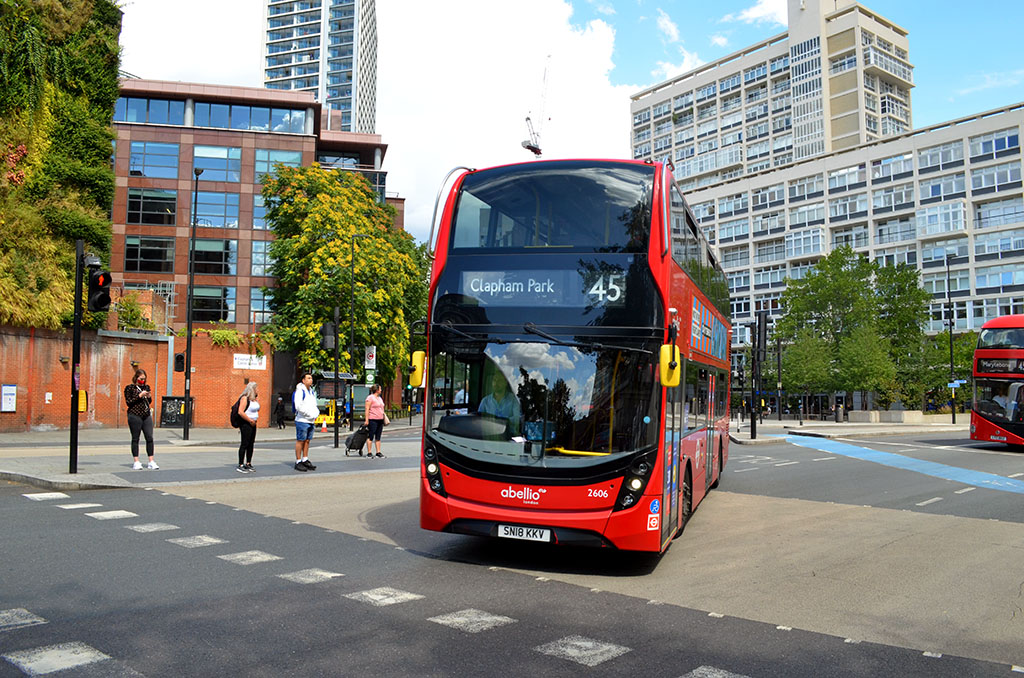
#> input picture Practicing-Coding/Python/College/Bus.jpg, 1024 x 678 px, found by its file name
$ python 2_2.py
#> lines starting #> are read from the running program, lines starting #| are printed output that depends on the picture; after the words box and inside, x2 and y2 are one past the last pixel; in counts of white or black regions, pixels touching at a corner belong together
import numpy as np
import matplotlib.pyplot as plt
import matplotlib.image as mpimg
import cv2

image=mpimg.imread('E:\Documents\GitHub\Practice-Codes\Practicing-Coding\Python\College\Bus.jpg')
#> image is the input picture: shape (678, 1024, 3); mean R, G, B 129.4, 127.9, 120.5

#converting image to gray
if len(image.shape)==3:
    image=np.mean(image,axis=2).astype(np.uint8)
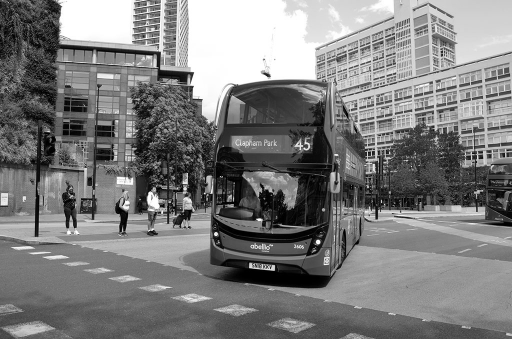
#> image: shape (678, 1024) (shown at 1/2 size); min 0, max 255, mean 125.6

global_threshold=int(np.mean(image))
#> global_threshold = 125
global_thresholded=(image>=global_threshold)*255
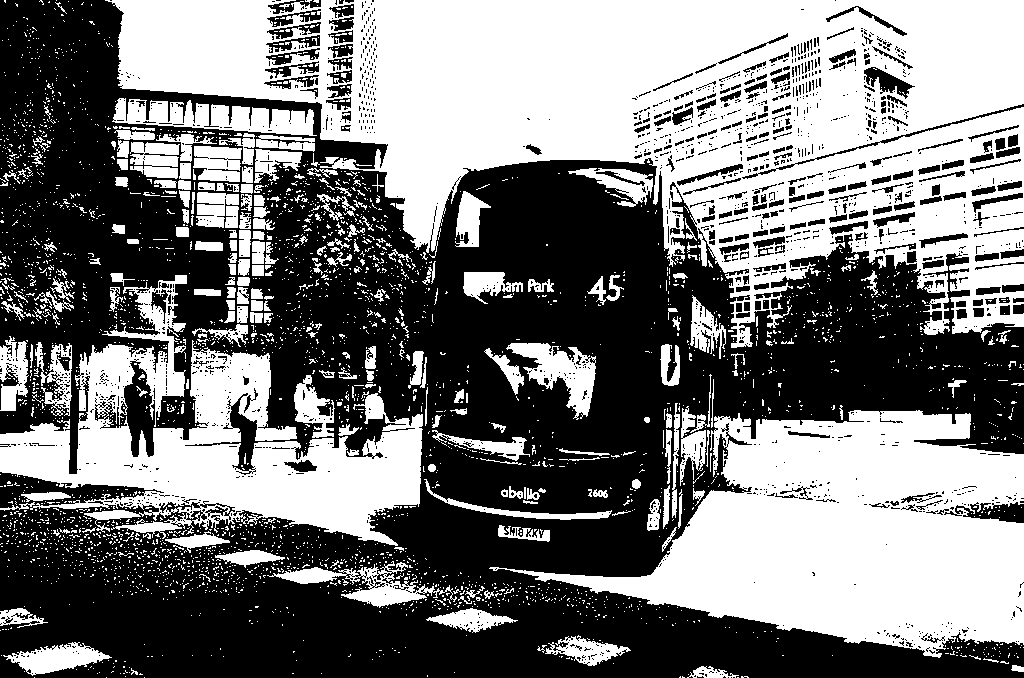
#> global_thresholded: shape (678, 1024) int64; 47.9% white; 3410 white regions (3147 under 20 px), largest, box (x1, y1, x2, y2) and area: (105, 0, 1024, 348) 158704, (489, 410, 1024, 658) 69574, (0, 275, 423, 546) 43092

block_size=10
constant_c=3

height,width=image.shape
local_thresholded=np.zeros_like(image,dtype=np.uint8)
for i in range(0,height,block_size):
    for j in range(0,width,block_size):
        block=image[i:i + block_size, j:j +block_size]
        block_mean=np.mean(block)
        threshold=block_mean-constant_c
        local_thresholded[i:i+block_size,j:j+block_size]=(block>=threshold)*255
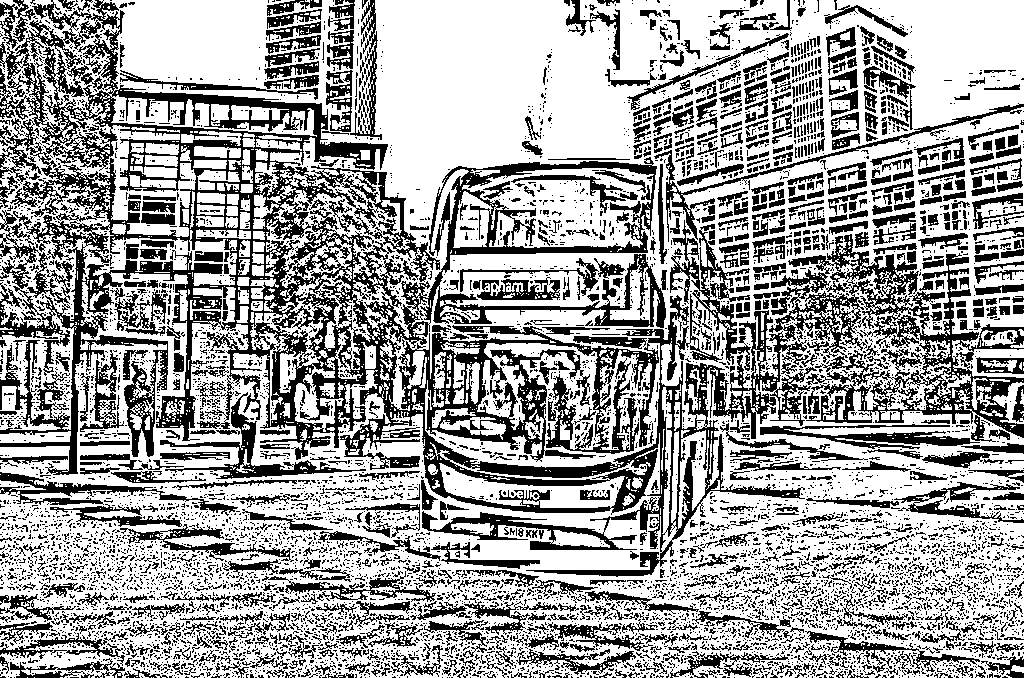
#> local_thresholded: shape (678, 1024); 63.5% white; 7435 black regions (6466 under 20 px), largest, box (x1, y1, x2, y2) and area: (0, 0, 1024, 577) 120159, (160, 392, 366, 479) 2322, (760, 424, 980, 449) 2079

# ret, otsu_thresholded = cv2.threshold(image, 0, 255, cv2.THRESH_BINARY + cv2.THRESH_OTSU)

hist, bins = np.histogram(image, bins=256, range=(0, 256))
#> hist = 256 values, max 40360 at index 255, min 370 at index 241, mean 2712; bins = 257 values from 0 to 256
pmf = hist / np.sum(hist)
#> pmf = 256 values, max 0.0581 at index 255, min 0.000533 at index 241, mean 0.00391
max_variance = 0
best_threshold = 0
total_mean = np.sum(np.arange(256) * pmf)
#> total_mean = 125.6

for threshold in range(256):
    prob1 = np.sum(pmf[:threshold])
    prob2 = np.sum(pmf[threshold:])

    mean1 = np.sum(np.arange(threshold) * pmf[:threshold]) / prob1 if prob1 > 0 else 0
    mean2 = np.sum(np.arange(threshold, 256) * pmf[threshold:]) / prob2 if prob2 > 0 else 0

    between_class_variance = prob1 * prob2 * (mean1 - mean2) ** 2
    if between_class_variance > max_variance:
        max_variance = between_class_variance
        best_threshold = threshold
#> this loop made 256 passes
#> (prob1, prob2, mean1, mean2, between_class_variance, max_variance) on passes 2 to 9: (0.00568, 0.994, 0, 126.3, 90.12, 90.12), (0.0101, 0.99, 0.438, 126.9, 159.8, 159.8), (0.0135, 0.987, 0.83, 127.3, 212.8, 212.8), (0.0167, 0.983, 1.25, 127.7, 262.3, 262.3), (0.0196, 0.98, 1.66, 128.1, 307.7, 307.7), (0.0224, 0.978, 2.08, 128.4, 350.1, 350.1), (0.0252, 0.975, 2.51, 128.8, 392.4, 392.4), (0.0281, 0.972, 2.97, 129.2, 435.2, 435.2)
#> after the loop, best_threshold = 135; max_variance = 3061.5

otsu_thresholded=(image>=best_threshold)*255
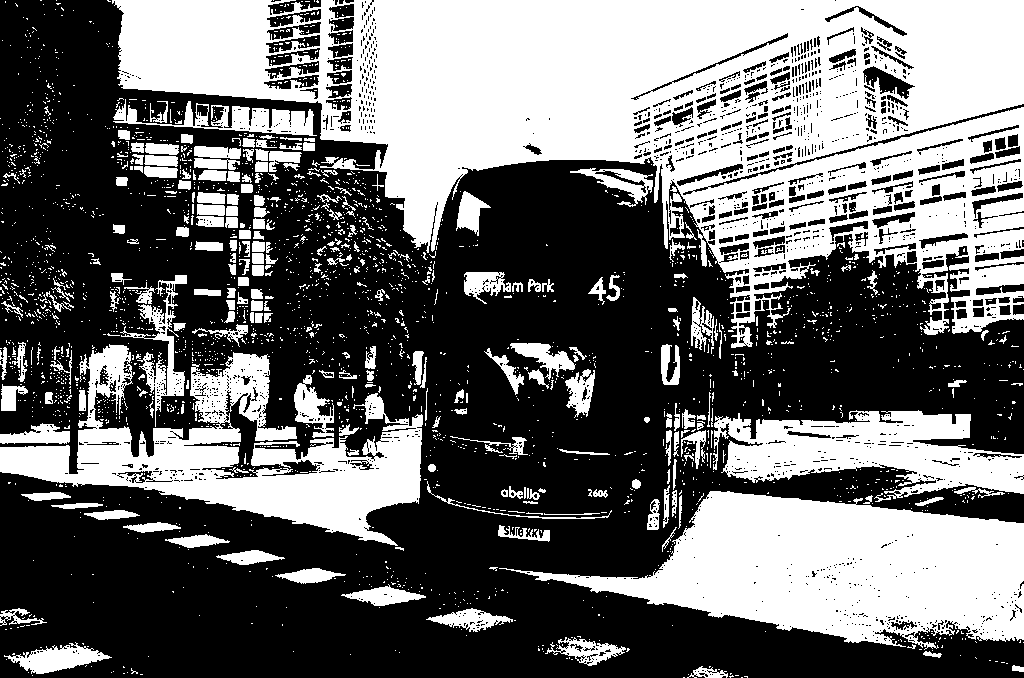
#> otsu_thresholded: shape (678, 1024) int64; 42.1% white; 2578 white regions (2323 under 20 px), largest, box (x1, y1, x2, y2) and area: (112, 0, 1024, 348) 153642, (499, 491, 1024, 650) 44706, (0, 344, 423, 546) 30946

total_pixels = image.size
white_pixels = np.count_nonzero(image == 1)
#> white_pixels = 3068
percentage_area = (white_pixels / total_pixels) * 100
#> percentage_area = 0.442
print(f"Percentage of white pixels (area) in the binary image: {percentage_area:.2f}%")
#| Percentage of white pixels (area) in the binary image: 0.44%

plt.figure(figsize=(10,5))
plt.subplot(141)
plt.title('gray image')
plt.imshow(image,cmap='gray')

plt.subplot(142)
plt.title('global thresholding')
plt.imshow(global_thresholded,cmap='gray')

plt.subplot(143)
plt.title('local thresholding')
plt.imshow(local_thresholded,cmap='gray')

plt.subplot(144)
plt.title('Otsu Thresholding')
plt.imshow(otsu_thresholded, cmap='gray')

plt.tight_layout()
plt.show()

$ run again, with Practicing-Coding/Python/College/1.png saved as Practicing-Coding/Python/College/Bus.jpg
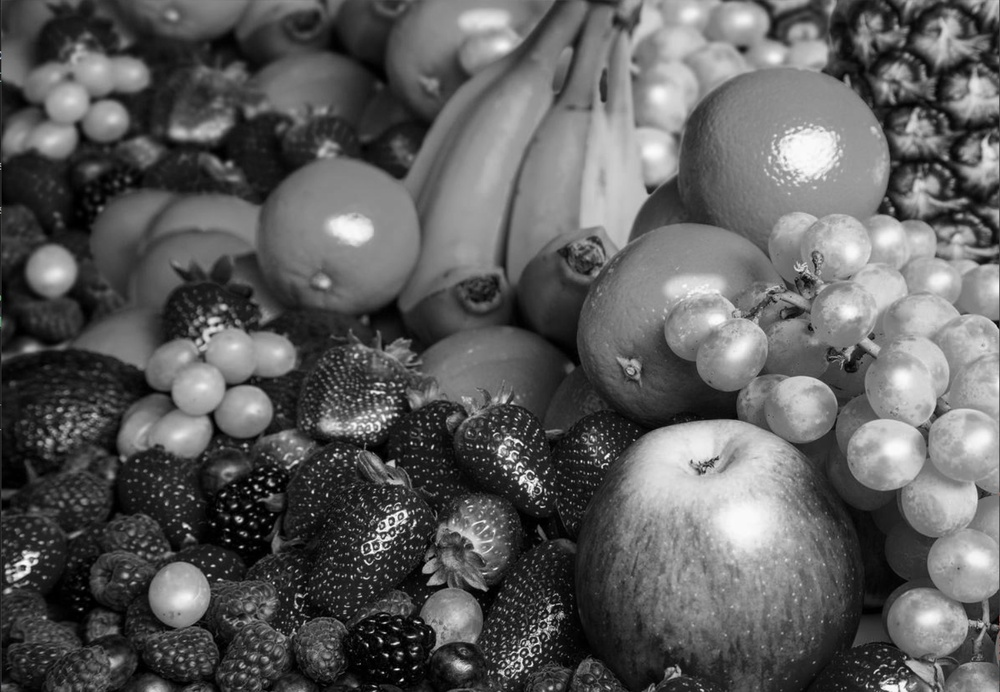
#> input picture Practicing-Coding/Python/College/1.png, 1000 x 692 px, shrunk from 1502 x 1040 before the run, found by its file name
#> image is the input picture: shape (692, 1000, 3); mean R, G, B 93.2, 93.2, 93.2
#> image: shape (692, 1000)
#> global_threshold = 93
#> global_thresholded: shape (692, 1000) int64; 47.3% white; 1637 white regions (1437 under 20 px), largest, box (x1, y1, x2, y2) and area: (415, 0, 1000, 692) 205467, (269, 0, 555, 307) 28638, (85, 314, 296, 458) 15603
#> after the loop `for i in range(0,height,block_size):`:
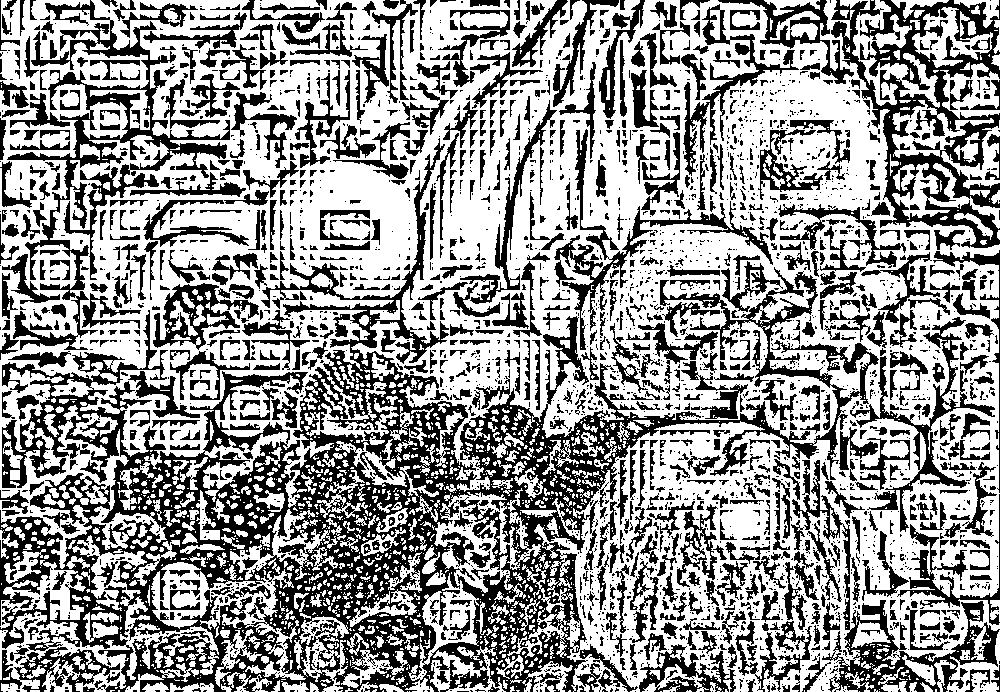
#> local_thresholded: shape (692, 1000); 59.5% white; 2977 black regions (2076 under 20 px), largest, box (x1, y1, x2, y2) and area: (0, 138, 879, 692) 102470, (831, 0, 1000, 248) 14068, (7, 0, 230, 350) 11804
#> hist = 256 values, max 6734 at index 26, min 2 at index 253, mean 2703.1; bins = 257 values from 0 to 256
#> pmf = 256 values, max 0.00973 at index 26, min 2.89e-06 at index 253, mean 0.00391
#> total_mean = 93.18
#> the loop `for threshold in range(256):` made 256 passes
#> (prob1, prob2, mean1, mean2, between_class_variance, max_variance) on passes 2 to 9: (0.00207, 0.998, 0, 93.38, 18.03, 18.03), (0.00453, 0.995, 0.542, 93.6, 39.03, 39.03), (0.00755, 0.992, 1.13, 93.88, 64.45, 64.45), (0.0105, 0.989, 1.66, 94.16, 89.06, 89.06), (0.0133, 0.987, 2.15, 94.41, 111.9, 111.9), (0.0164, 0.984, 2.68, 94.69, 136.4, 136.4), (0.0193, 0.981, 3.18, 94.95, 159.3, 159.3), (0.0224, 0.978, 3.71, 95.23, 183.1, 183.1)
#> after the loop `for threshold in range(256):`: best_threshold = 99; max_variance = 2652.5
#> otsu_thresholded: shape (692, 1000) int64; 44.8% white; 1556 white regions (1375 under 20 px), largest, box (x1, y1, x2, y2) and area: (419, 0, 1000, 662) 198996, (273, 0, 555, 305) 26480, (87, 315, 296, 457) 14996
#> white_pixels = 1699
#> percentage_area = 0.246
#| Percentage of white pixels (area) in the binary image: 0.25%
#> `plt.show()`:
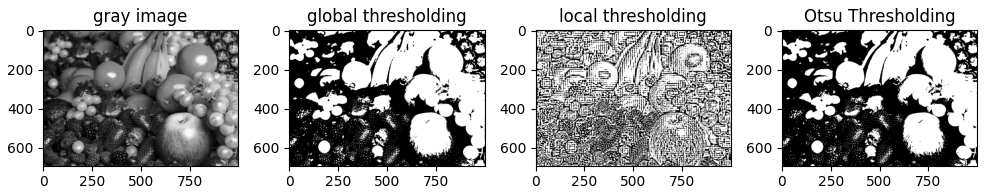
#> figure drawn by matplotlib, 4 panels

$ run again, with Practicing-Coding/Python/College/2.png saved as Practicing-Coding/Python/College/Bus.jpg
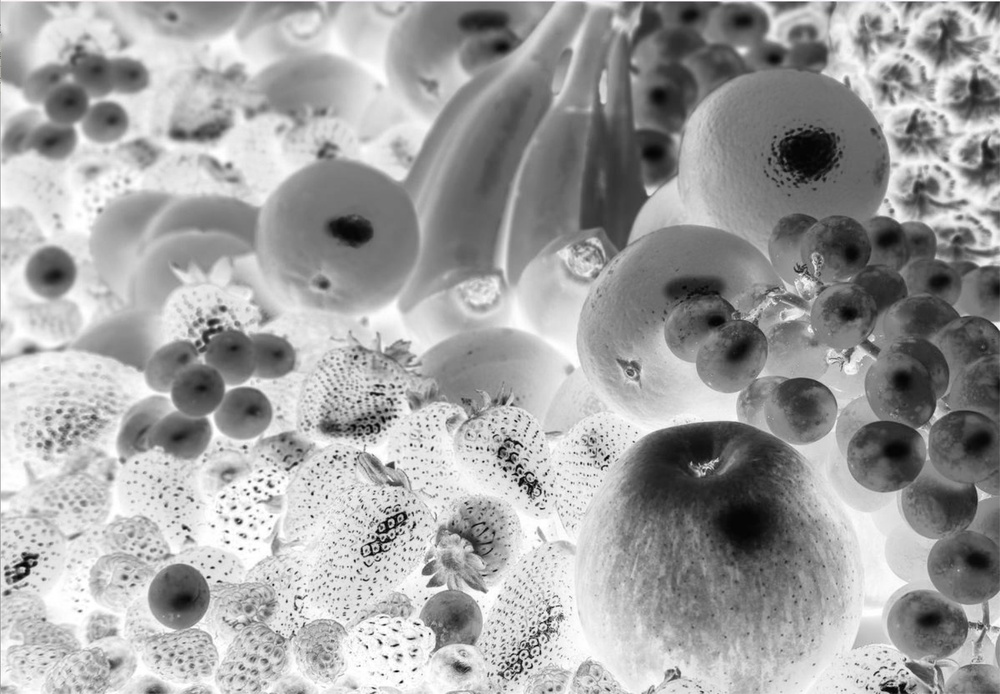
#> input picture Practicing-Coding/Python/College/2.png, 1000 x 694 px, shrunk from 1501 x 1042 before the run, found by its file name
#> image is the input picture: shape (694, 1000, 3); mean R, G, B 161.8, 161.8, 161.8
#> image: shape (694, 1000)
#> global_threshold = 161
#> global_thresholded: shape (694, 1000) int64; 53.6% white; 1593 black regions (1397 under 20 px), largest, box (x1, y1, x2, y2) and area: (416, 1, 1000, 694) 204220, (269, 2, 555, 308) 27859, (85, 316, 296, 459) 15468
#> after the loop `for i in range(0,height,block_size):`:
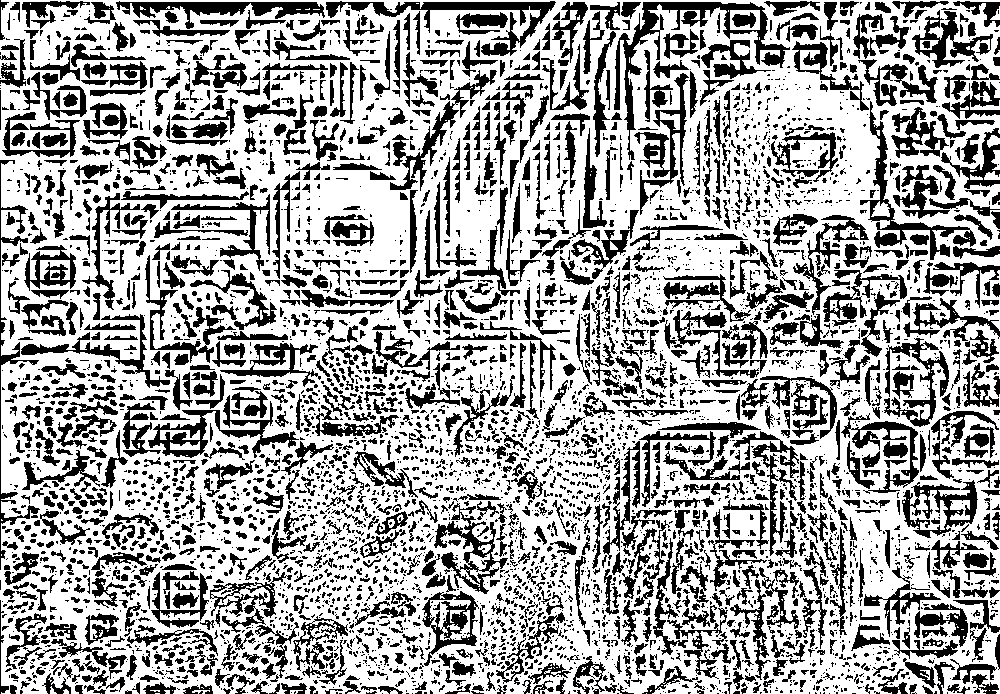
#> local_thresholded: shape (694, 1000); 65.2% white; 4844 black regions (3244 under 20 px), largest, box (x1, y1, x2, y2) and area: (614, 2, 790, 160) 3770, (326, 1, 556, 56) 2730, (860, 101, 976, 260) 2330
#> hist = 256 values, max 6757 at index 229, min 4 at index 1, mean 2710.9; bins = 257 values from 0 to 256
#> pmf = 256 values, max 0.00974 at index 229, min 5.76e-06 at index 1, mean 0.00391
#> total_mean = 161.8
#> the loop `for threshold in range(256):` made 256 passes
#> (prob1, prob2, mean1, mean2, between_class_variance, max_variance) on passes 2 to 9: (8.65e-06, 1, 0, 161.8, 0.226, 0.226), (1.44e-05, 1, 0.4, 161.8, 0.375, 0.375), (2.02e-05, 1, 0.857, 161.8, 0.523, 0.523), (2.59e-05, 1, 1.33, 161.8, 0.668, 0.668), (7.35e-05, 1, 3.06, 161.8, 1.85, 1.85), (0.000314, 1, 4.55, 161.9, 7.77, 7.77), (0.00128, 0.999, 5.64, 162, 31.32, 31.32), (0.00192, 0.998, 6.1, 162.1, 46.73, 46.73)
#> after the loop `for threshold in range(256):`: best_threshold = 157; max_variance = 2658
#> otsu_thresholded: shape (694, 1000) int64; 55.2% white; 1553 black regions (1375 under 20 px), largest, box (x1, y1, x2, y2) and area: (418, 1, 1000, 664) 164359, (616, 421, 826, 647) 35344, (273, 2, 554, 307) 26435
#> white_pixels = 4
#> percentage_area = 0.000576
#| Percentage of white pixels (area) in the binary image: 0.00%
#> `plt.show()`:
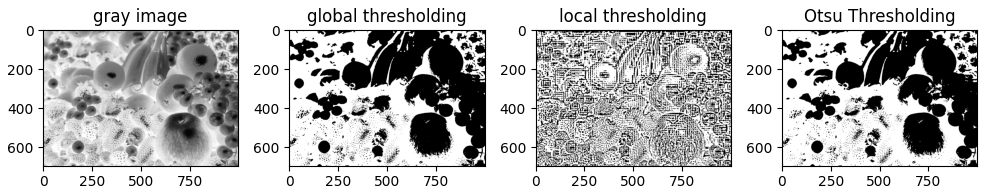
#> figure drawn by matplotlib, 4 panels
